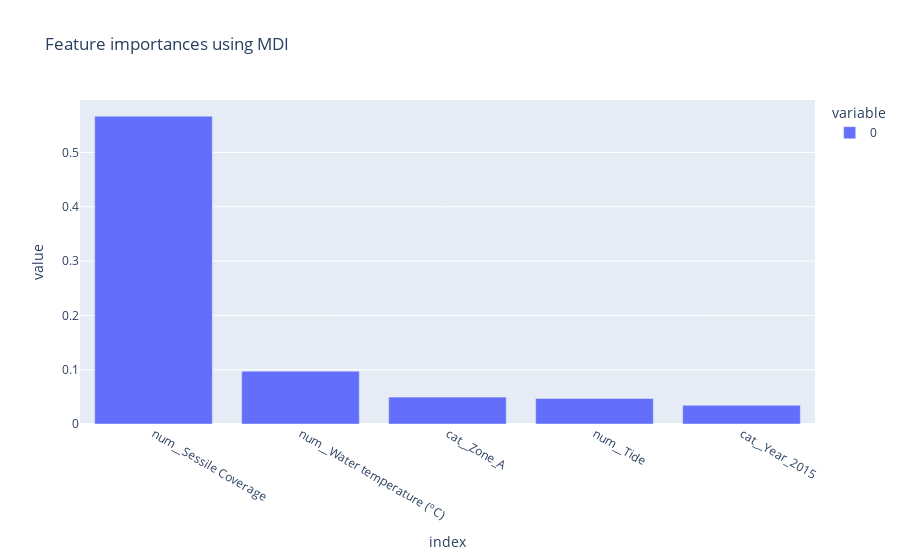

Source (notebook cell):
### Code cell
# plot the impurity-based importance

fig = px.bar(forest_importances[:5], title="Feature importances using MDI")
fig.show()

### Figure 1 — Plotly figure (JSON) as saved in the notebook; plotly's stock layout.template omitted (floating-point values rounded to 4 significant figures)
{"data": [{"alignmentgroup": "True", "hovertemplate": "variable=0<br>index=%{x}<br>value=%{y}<extra></extra>", "legendgroup": "0", "marker": {"color": "#636efa", "pattern": {"shape": ""}}, "name": "0", "offsetgroup": "0", "orientation": "v", "showlegend": true, "textposition": "auto", "type": "bar", "x": ["num__Sessile Coverage", "num__Water temperature (ºC)", "cat__Zone_A", "num__Tide", "cat__Year_2015"], "xaxis": "x", "y": [0.5669, 0.0972, 0.04951, 0.04713, 0.03432], "yaxis": "y"}], "layout": {"barmode": "relative", "legend": {"title": {"text": "variable"}, "tracegroupgap": 0}, "title": {"text": "Feature importances using MDI"}, "xaxis": {"anchor": "y", "domain": [0, 1], "title": {"text": "index"}}, "yaxis": {"anchor": "x", "domain": [0, 1], "title": {"text": "value"}}}}
